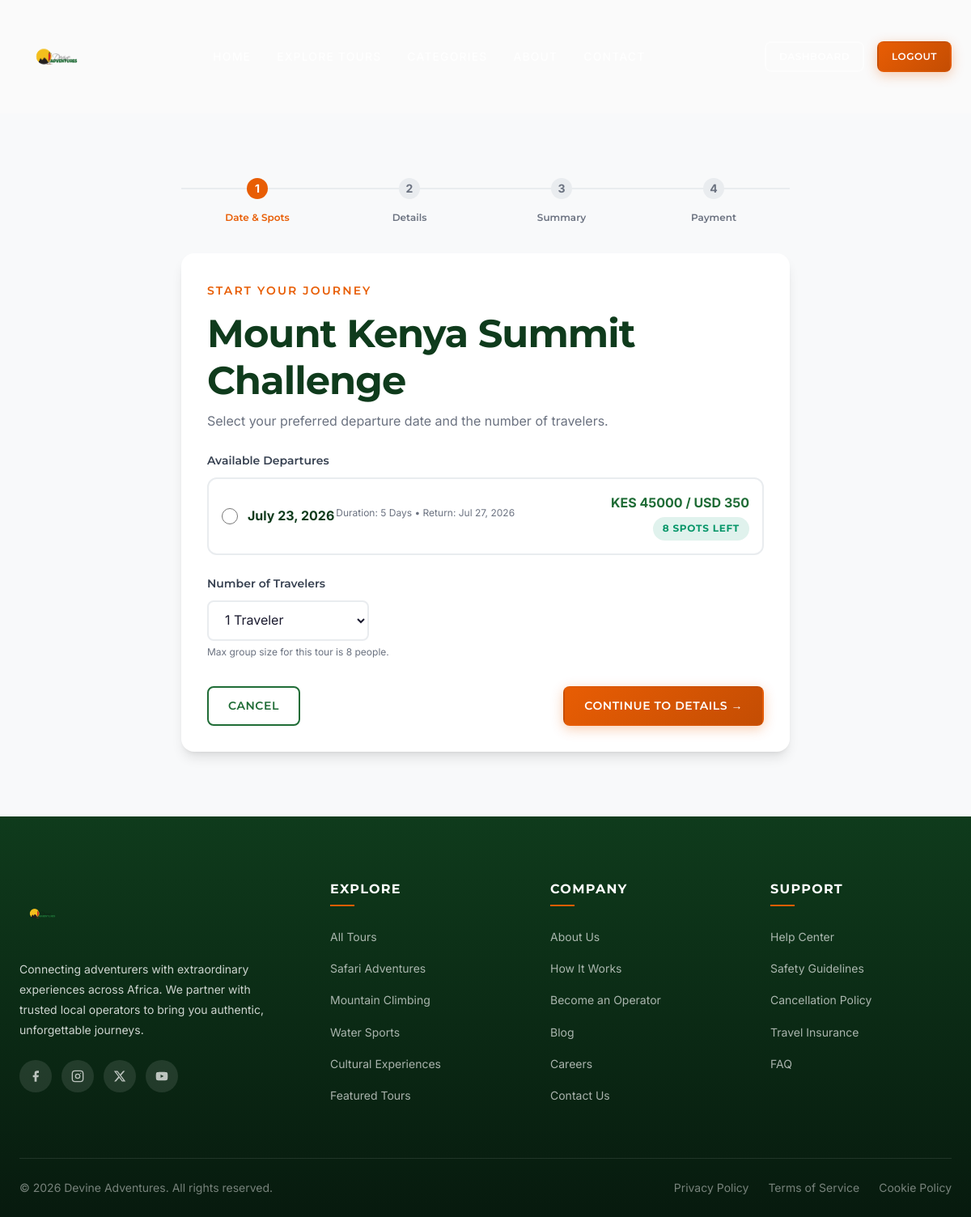
/tours/mount-kenya-summit-challenge/book (signed in), run on the app's committed database.
### app/models/tour.py (models this page shows, shortened)
class Tour(db.Model):
    __tablename__ = 'tours'
    id = db.Column(db.Integer, primary_key=True)
    operator_id = db.Column(
        db.Integer, db.ForeignKey('tour_operators.id', ondelete='CASCADE'),
        nullable=False, index=True
    )
    title = db.Column(db.String(200), nullable=False)
    slug = db.Column(db.String(250), unique=True, nullable=False, index=True)
    description = db.Column(db.Text, nullable=False)
    short_description = db.Column(db.String(500))
    duration_days = db.Column(db.Integer, nullable=False)
    difficulty = db.Column(
        db.Enum('easy', 'moderate', 'hard', 'extreme', name='difficulty_level'),
        nullable=False
    )
    max_group_size = db.Column(db.Integer, nullable=False)
    price_kes = db.Column(db.Numeric(10, 2), nullable=False)
    price_usd = db.Column(db.Numeric(10, 2), nullable=False)
    location = db.Column(db.String(200), nullable=False)
    meeting_point = db.Column(db.String(300))
    category = db.Column(
        db.Enum(
            'hiking', 'safari', 'mountain_climbing', 'water_sports',
            'cultural', 'camping', 'cycling', 'wildlife', 'photography',
            name='tour_category'
        ),
        nullable=False
    )
    included_items = db.Column(db.Text)  # Newline-separated list
    excluded_items = db.Column(db.Text)  # Newline-separated list
    cover_image_url = db.Column(db.String(500))
    is_featured = db.Column(db.Boolean, default=False)
    is_active = db.Column(db.Boolean, default=True, nullable=False)
    deposit_percent = db.Column(db.Integer, default=100, nullable=False)
    created_at = db.Column(
        db.DateTime, default=lambda: datetime.now(timezone.utc), nullable=False
    )
    updated_at = db.Column(
        db.DateTime,
        default=lambda: datetime.now(timezone.utc),
        onupdate=lambda: datetime.now(timezone.utc)
    )
    operator = db.relationship('TourOperator', back_populates='tours')
    dates = db.relationship(
        'TourDate', back_populates='tour', lazy='dynamic',
        cascade='all, delete-orphan', order_by='TourDate.start_date'
    )
    images = db.relationship(
        'TourImage', back_populates='tour', lazy='dynamic',
        cascade='all, delete-orphan', order_by='TourImage.sort_order'
    )
    itinerary_days = db.relationship(
        'Itinerary', back_populates='tour', lazy='dynamic',
        cascade='all, delete-orphan', order_by='Itinerary.day_number'
    )
    bookings = db.relationship(
        'Booking', back_populates='tour', lazy='dynamic', cascade='all, delete-orphan'
    )
    reviews = db.relationship(
        'Review', back_populates='tour', lazy='dynamic', cascade='all, delete-orphan'
    )

class TourDate(db.Model):
    __tablename__ = 'tour_dates'
    id = db.Column(db.Integer, primary_key=True)
    tour_id = db.Column(
        db.Integer, db.ForeignKey('tours.id', ondelete='CASCADE'),
        nullable=False, index=True
    )
    start_date = db.Column(db.Date, nullable=False)
    end_date = db.Column(db.Date, nullable=False)
    max_capacity = db.Column(db.Integer, default=20, nullable=False)
    current_bookings = db.Column(db.Integer, default=0, nullable=False)
    price_override_kes = db.Column(db.Numeric(10, 2))  # Seasonal pricing
    price_override_usd = db.Column(db.Numeric(10, 2))
    is_active = db.Column(db.Boolean, default=True, nullable=False)
    tour = db.relationship('Tour', back_populates='dates')
    bookings = db.relationship(
        'Booking', back_populates='tour_date', lazy='dynamic'
    )
    waitlist_entries = db.relationship(
        'Waitlist', back_populates='tour_date', lazy='dynamic',
        cascade='all, delete-orphan'
    )
    @property
    def spots_available(self):
        return max(0, self.max_capacity - self.current_bookings)
    @property
    def is_sold_out(self):
        return self.spots_available <= 0
    @property
    def effective_price_kes(self):
        return self.price_override_kes or self.tour.price_kes
    @property
    def effective_price_usd(self):
        return self.price_override_usd or self.tour.price_usd

### app/routes/bookings.py (the view, shortened to what this page needs)
@bookings_bp.route('/tours/<slug>/book', methods=['GET', 'POST'])
@login_required
def book_tour(slug):
    tour = Tour.query.filter_by(slug=slug, is_active=True).first_or_404()
    step = request.args.get('step', '1')
    if 'booking_flow' not in session:
        session['booking_flow'] = {}
    flow_data = session['booking_flow']
    if step == '1':
        active_dates = tour.dates.filter_by(is_active=True).all()
        return render_template('booking/book_step1.html', tour=tour, active_dates=active_dates)
    abort(404)

### app/templates/booking/book_step1.html (shortened to what this page needs)
{% extends 'base.html' %}
{% block content %}
<section class="section" style="margin-top: var(--navbar-height); background-color: var(--color-gray-50);">
  <div class="container" style="max-width: 800px;">
    <div style="display: flex; justify-content: space-between; margin-bottom: var(--space-8); position: relative;">
      <div style="position: absolute; top: 12px; left: 0; right: 0; height: 2px; background-color: var(--color-gray-200); z-index: 1;"></div>
      <div style="z-index: 3; text-align: center; flex: 1;">
        <div style="width: 26px; height: 26px; border-radius: 50%; background-color: var(--color-burnt-orange); color: white; display: flex; align-items: center; justify-content: center; margin: 0 auto 8px; font-weight: bold; font-size: var(--text-sm);">1</div>
        <span style="font-size: var(--text-xs); font-family: var(--font-heading); font-weight: 600; color: var(--color-burnt-orange);">Date & Spots</span>
      </div>
      <div style="z-index: 3; text-align: center; flex: 1;">
        <div style="width: 26px; height: 26px; border-radius: 50%; background-color: var(--color-gray-200); color: var(--color-gray-500); display: flex; align-items: center; justify-content: center; margin: 0 auto 8px; font-weight: bold; font-size: var(--text-sm);">2</div>
        <span style="font-size: var(--text-xs); font-family: var(--font-heading); font-weight: 600; color: var(--color-text-muted);">Details</span>
      </div>
      <div style="z-index: 3; text-align: center; flex: 1;">
        <div style="width: 26px; height: 26px; border-radius: 50%; background-color: var(--color-gray-200); color: var(--color-gray-500); display: flex; align-items: center; justify-content: center; margin: 0 auto 8px; font-weight: bold; font-size: var(--text-sm);">3</div>
        <span style="font-size: var(--text-xs); font-family: var(--font-heading); font-weight: 600; color: var(--color-text-muted);">Summary</span>
      </div>
      <div style="z-index: 3; text-align: center; flex: 1;">
        <div style="width: 26px; height: 26px; border-radius: 50%; background-color: var(--color-gray-200); color: var(--color-gray-500); display: flex; align-items: center; justify-content: center; margin: 0 auto 8px; font-weight: bold; font-size: var(--text-sm);">4</div>
        <span style="font-size: var(--text-xs); font-family: var(--font-heading); font-weight: 600; color: var(--color-text-muted);">Payment</span>
      </div>
    </div>
    <div class="card" style="padding: var(--space-8); box-shadow: var(--shadow-lg);">
      <span class="section-subtitle">Start Your Journey</span>
      <h2 style="margin-bottom: var(--space-2);">{% block heading %}{{ tour.title }}{% endblock %}</h2>
      <p style="color: var(--color-text-muted); margin-bottom: var(--space-6);">Select your preferred departure date and the number of travelers.</p>
      <form action="{{ url_for('bookings.book_tour', slug=tour.slug, step='1') }}" method="POST" id="booking-form-step1">
        <div class="form-group">
          <label class="form-label" for="tour_date_id">Available Departures</label>
          <div style="display: grid; gap: var(--space-3); margin-top: var(--space-2);">
            {% for d in active_dates %}
              <div style="border: 2px solid var(--color-gray-200); border-radius: var(--radius-lg); padding: var(--space-4); display: flex; align-items: center; justify-content: space-between; transition: all var(--transition-base); {% if d.is_sold_out %}opacity: 0.75; background-color: var(--color-gray-50);{% endif %}" class="date-selector-option">
                <div style="display: flex; align-items: center; gap: var(--space-3);">
                  <input type="radio" name="tour_date_id" id="date-{{ d.id }}" value="{{ d.id }}"
                         {% if d.is_sold_out %}disabled{% else %}required{% endif %}
                         style="width: 20px; height: 20px; accent-color: var(--color-forest);"
                         data-soldout="{{ 'true' if d.is_sold_out else 'false' }}">
                  <label for="date-{{ d.id }}" style="cursor: pointer; display: flex; flex-col; gap: 2px;">
                    <strong style="color: var(--color-forest-dark);">{{ d.start_date.strftime('%B %d, %Y') }}</strong>
                    <span style="font-size: var(--text-xs); color: var(--color-text-muted);">
                      Duration: {{ tour.duration_days }} Days &bull; Return: {{ d.end_date.strftime('%b %d, %Y') }}
                    </span>
                  </label>
                </div>
                <div style="text-align: right;">
                  <div style="font-weight: bold; color: var(--color-forest);">
                    KES {{ d.effective_price_kes|round|int }} / USD {{ d.effective_price_usd|round|int }}
                  </div>
                  {% if d.is_sold_out %}
                    <span class="badge badge--extreme" style="margin-top: var(--space-1);">Sold Out</span>
                  {% else %}
                    <span class="badge badge--easy" style="margin-top: var(--space-1);">{{ d.spots_available }} spots left</span>
                  {% endif %}
                </div>
              </div>
            {% else %}
              <p style="text-align: center; color: var(--color-text-muted); padding: var(--space-6);">No active departure dates scheduled at this time.</p>
            {% endfor %}
          </div>
        </div>
        <div class="form-group" style="margin-top: var(--space-6);">
          <label class="form-label" for="num_guests">Number of Travelers</label>
          <select class="form-select" id="num_guests" name="num_guests" required style="max-width: 200px;">
            {% for i in range(1, tour.max_group_size + 1) %}
              <option value="{{ i }}">{{ i }} Traveler{{ 's' if i > 1 else '' }}</option>
            {% endfor %}
          </select>
          <span style="font-size: var(--text-xs); color: var(--color-text-muted); margin-top: 4px; display: block;">
            Max group size for this tour is {{ tour.max_group_size }} people.
          </span>
        </div>
        <div style="display: flex; justify-content: space-between; align-items: center; margin-top: var(--space-8);">
          <a href="#" class="btn btn--outline-dark">Cancel</a>
          <button type="submit" class="btn btn--primary" id="btn-submit-step1">
            Continue to Details &rarr;
          </button>
        </div>
      </form>
    </div>
  </div>
</section>
{% endblock %}

### data on the page
Tour: title "Mount Kenya Summit Challenge", duration_days "5", num_guests "1 Traveler", max_group_size "8"
TourDate: current_bookings "☐ July 23, 2026 Duration: 5 Days", start_date "July 23, 2026", end_date "Jul 27, 2026", effective_price_kes "45000", effective_price_usd "350", spots_available "8"

### other printed values
{{ site_name }} "Devine Adventures"
